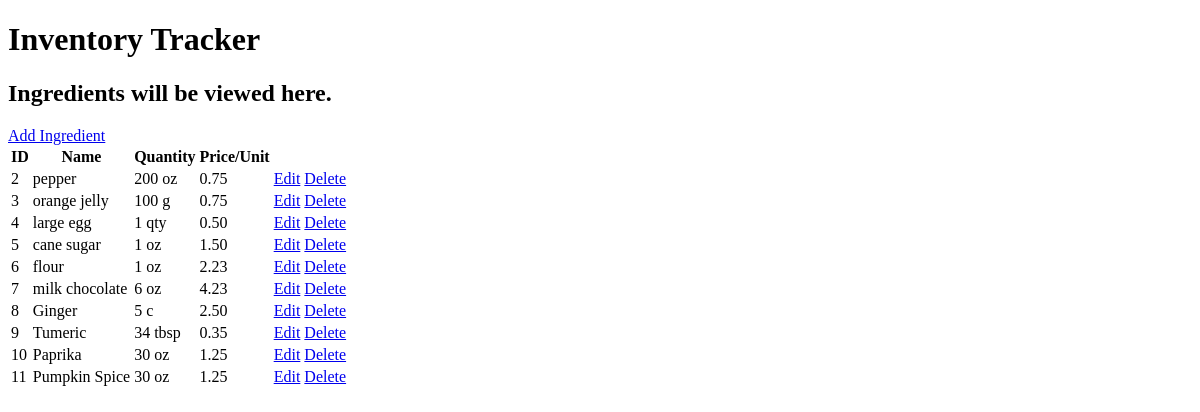
The page /ingredients/ on the database as committed earlier.
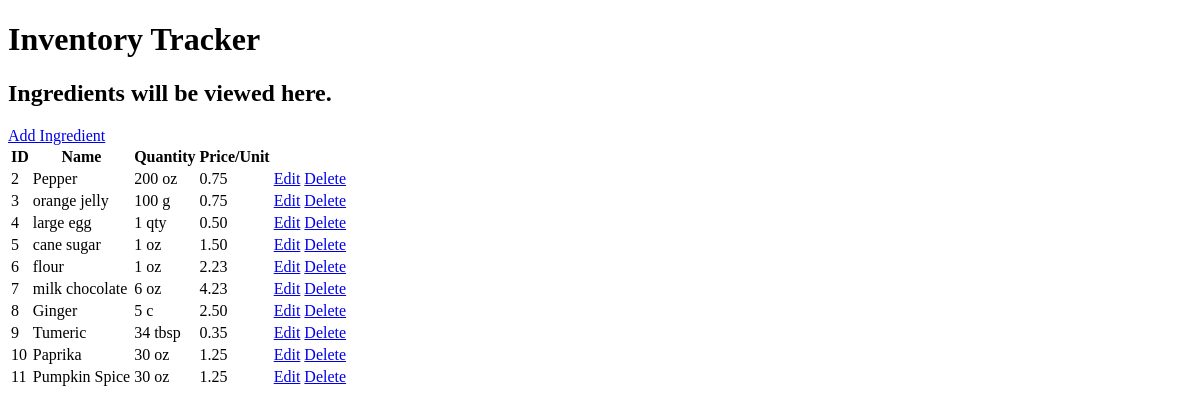
The same page on the database as committed later.
### inventory_tracker/models.py (models this page shows, shortened)
class Ingredient(models.Model):
    COOKING_UNITS = {
        "tsp": "Teaspoon",
        "tbsp": "Tablespoon",
        "fl oz": "Fluid Ounce",
        "c": "Cup",
        "pt": "Pint",
        "gal": "Gallon",
        "ml": "Milliliter",
        "l": "Liter",
        "g": "Gram",
        "kg": "Kilogram",
        "oz": "Ounce",
        "lb": "Pound",
        "mg": "Milligram",
        "cn": "Can",
        "pkg": "Package",
        "qty": "Quantity"
    }
    name = models.CharField(max_length=250)
    quantity = models.IntegerField()
    unit_name = models.CharField(max_length=5, choices=COOKING_UNITS)
    price_per_unit = models.DecimalField(max_digits=8, decimal_places=2)

### inventory_tracker/views.py (the view)
# urls.py: path('ingredients/', views.InventoryItemListView.as_view(), name='ingredient-list'),
class InventoryItemListView(ListView):
    model = Ingredient
    template_name = "ingredients/index.html"
    context_object_name = "ingredients"

### inventory_tracker/templates/ingredients/index.html (shortened to what this page needs)
{% extends 'base.html' %}
{% block body %}
    <h2>Ingredients will be viewed here.</h2>
    <a href="{% url 'add-ingredient' %}">Add Ingredient</a>
    <table>
        <thead>
            <th>ID</th>
            <th>Name</th>
            <th>Quantity</th>
            <th>Price/Unit</th>
        </thead>
        {% for ingredient in ingredients %}
            <tr>
                <td>{{ ingredient.pk }}</td>
                <td>{{ ingredient.name }}</td>
                <td>{{ ingredient.quantity }} {{ ingredient.unit_name}}</td>
                <td>{{ ingredient.price_per_unit }}</td>
                <td><a href="{% url 'ingredient-edit' pk=ingredient.pk %}">Edit</a></td>
                <td><a href="{% url 'ingredient-delete' pk=ingredient.pk %}">Delete</a></td>
            </tr>
        {% endfor %}
    </table>
{% endblock %}

Rows that differ between the two databases and show on the page:
changed Ingredient id 2: name "pepper" → "Pepper"
